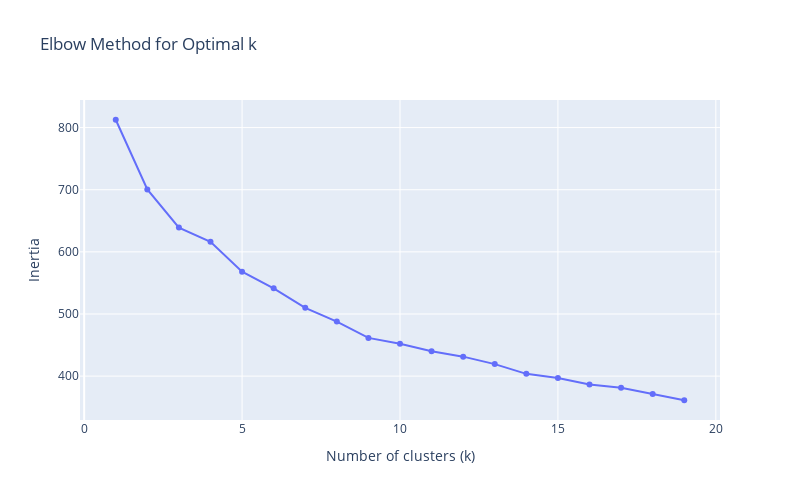

Notebook source saved alongside this figure:
### Markdown cell above
#### Finding number of clusters
Calculating inertia for a range of k values

### Code cell
inertia = []
k_values = range(1, 20)
for k in k_values:
    kmeans = KMeans(
        n_clusters=k,
        random_state=1234,
        n_init="auto"
    )
    kmeans.fit(binary_encoded)
    inertia.append(kmeans.inertia_)

fig = px.line(
    x=k_values,
    y=inertia,
    markers=True,
    title="Elbow Method for Optimal k",
    labels={'x': 'Number of clusters (k)', 'y': 'Inertia'},
    width=800,
    height=500
)
fig.show()

### Figure 1 — Plotly figure (JSON) as saved in the notebook; plotly's stock layout.template omitted (floating-point values rounded to 4 significant figures)
{"data": [{"hovertemplate": "Number of clusters (k)=%{x}<br>Inertia=%{y}<extra></extra>", "legendgroup": "", "line": {"color": "#636efa", "dash": "solid"}, "marker": {"symbol": "circle"}, "mode": "markers+lines", "name": "", "orientation": "v", "showlegend": false, "type": "scatter", "x": [1, 2, 3, 4, 5, 6, 7, 8, 9, 10, 11, 12, 13, 14, 15, 16, 17, 18, 19], "xaxis": "x", "y": [812.6, 700.4, 639.1, 616.3, 568.1, 541.2, 509.9, 487.7, 461.5, 452.1, 440.0, 431.3, 419.3, 403.6, 397.1, 386.6, 381.3, 371.3, 361.1], "yaxis": "y"}], "layout": {"height": 500, "legend": {"tracegroupgap": 0}, "title": {"text": "Elbow Method for Optimal k"}, "width": 800, "xaxis": {"anchor": "y", "domain": [0, 1], "title": {"text": "Number of clusters (k)"}}, "yaxis": {"anchor": "x", "domain": [0, 1], "title": {"text": "Inertia"}}}}
